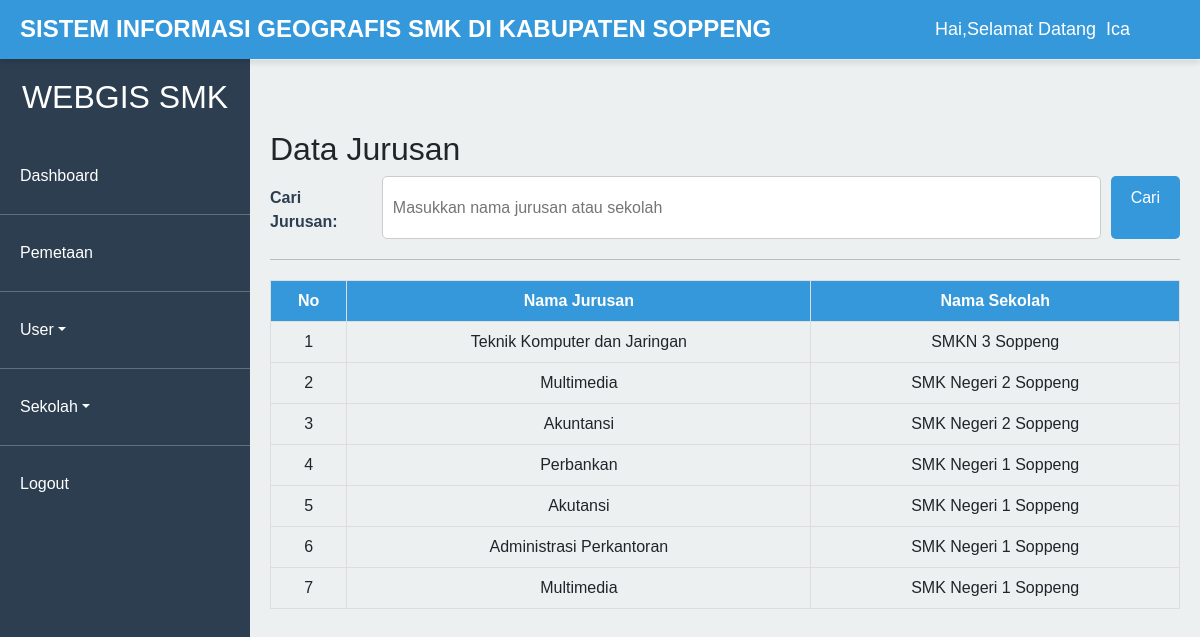
/sekolah/data-jurusan.php (signed in), run on the app's committed database.
### tables this page shows
CREATE TABLE `jurusan` (
  `id_jurusan` int(11) NOT NULL,
  `id_sekolah` int(250) NOT NULL,
  `nama_jurusan` varchar(255) NOT NULL
);

CREATE TABLE `sekolah` (
  `id_sekolah` int(11) NOT NULL,
  `nama_sekolah` varchar(255) NOT NULL,
  `alamat` text NOT NULL,
  `kecamatan` varchar(255) NOT NULL,
  `latitude` varchar(100) NOT NULL,
  `longitude` varchar(100) NOT NULL,
  `telepon` varchar(15) DEFAULT NULL,
  `website` varchar(255) DEFAULT NULL,
  `email` varchar(255) DEFAULT NULL,
  `gambar` varchar(250) NOT NULL
);

### sekolah/data-jurusan.php (the view, shortened to what this page needs)
<?php
include_once "../konek.php";
include_once "../template/header.php";
?>
<div class="dashboard">
    <?php include_once '../template/sidebar.php'; ?>
    <div class="main-content">
        <?php include_once '../template/navbar.php'; ?>
        <div class="content">
            <h2>Data Jurusan</h2>
            <form method="GET" action="data-jurusan.php" class="filter-form">
                <div class="form-group">
                    <label for="keyword" style="margin-top: 10px;">Cari Jurusan:</label>
                    <input type="text" id="keyword" style="width: 80%;" name="keyword" placeholder="Masukkan nama jurusan atau sekolah" value="<?php echo isset($_GET['keyword']) ? htmlspecialchars($_GET['keyword']) : ''; ?>">
                    <button type="submit" class="btn-submit">Cari</button>
                </div>
            </form>
            <hr>
            <table border="1" class="data-table">
                <thead>
                    <tr>
                        <th>No</th>
                        <th>Nama Jurusan</th>
                        <th>Nama Sekolah</th>
                    </tr>
                </thead>
                <tbody>
                    <?php
                    $keyword = isset($_GET['keyword']) ? "%" . $_GET['keyword'] . "%" : "%%";
                    $sql = "SELECT jurusan.nama_jurusan, sekolah.nama_sekolah
                            FROM jurusan
                            INNER JOIN sekolah ON jurusan.id_sekolah = sekolah.id_sekolah
                            WHERE jurusan.nama_jurusan LIKE ? OR sekolah.nama_sekolah LIKE ?
                            ORDER BY jurusan.id_jurusan DESC";
                    $stmt = $conn->prepare($sql);
                    if ($stmt) {
                        $stmt->bind_param("ss", $keyword, $keyword);
                        $stmt->execute();
                        $result = $stmt->get_result();
                        if ($result->num_rows > 0) {
                            $no = 1;
                            while ($row = $result->fetch_assoc()) {
                                echo "<tr>";
                                echo "<td>" . $no++ . "</td>";
                                echo "<td>" . htmlspecialchars($row['nama_jurusan']) . "</td>";
                                echo "<td>" . htmlspecialchars($row['nama_sekolah']) . "</td>";
                                echo "</tr>";
                            }
                        } else {
                            echo "<tr><td colspan='3'>Tidak ada data ditemukan.</td></tr>";
                        }
                    } else {
                        echo "<tr><td colspan='3'>Query tidak valid: " . $conn->error . "</td></tr>";
                    }
                    ?>
                </tbody>
            </table>
        </div>
    </div>
</div>
<?php include_once '../template/footer.php'; ?>

### css/dash.css (style rules this page uses)
body, html { margin: 0; padding: 0; font-family: Arial, sans-serif; box-sizing: border-box; }
.dashboard { display: flex; height: 100vh; margin-top: 60px; }
.main-content { flex: 1; background-color: #ecf0f1; display: flex; flex-direction: column; margin-left: 250px; padding-top: 50px; }
.content { padding: 20px; flex: 1; }
.form-group { margin-bottom: 15px; }
.form-group label { display: block; margin-bottom: 5px; font-weight: bold; color: #2c3e50; }
.form-group input, .form-group select { width: 100%; padding: 10px; font-size: 16px; border: 1px solid #ccc; border-radius: 5px; box-sizing: border-box; }
.btn-submit { display: inline-block; padding: 10px 20px; background-color: #3498db; color: #fff; border: none; border-radius: 5px; font-size: 16px; cursor: pointer; transition: background-color 0.3s ease; }

### template/header.php (style rules this page uses)
body, html { margin: 0; padding: 0; font-family: Arial, sans-serif; box-sizing: border-box; }
.dashboard { display: flex; height: 100vh; margin-top: 60px; }
.main-content { flex: 1; background-color: #ecf0f1; display: flex; flex-direction: column; margin-left: 250px; padding-top: 50px; }
.content { padding: 20px; flex: 1; }
.form-group { margin-bottom: 15px; }
.form-group label { display: block; margin-bottom: 5px; font-weight: bold; color: #2c3e50; }
.form-group input, .form-group select { width: 100%; padding: 10px; font-size: 16px; border: 1px solid #ccc; border-radius: 5px; box-sizing: border-box; }
.btn-submit { display: flex; margin-left: auto; padding: 10px 20px; background-color: #3498db; color: #fff; border: none; border-radius: 5px; font-size: 16px; cursor: pointer; transition: background-color 0.3s ease; }
.content { padding: 20px; }
.filter-form { margin-bottom: 20px; }
.filter-form .form-group { display: flex; gap: 10px; margin-bottom: 10px; }
.data-table { width: 100%; border-collapse: collapse; margin-top: 20px; }
.data-table th, .data-table td { border: 1px solid #ddd; padding: 8px; text-align: center; }
.data-table th { background-color: #3498db; color: white; }

### data on the page
jurusan: nama_jurusan "Teknik Komputer dan Jaringan", id_sekolah.nama_sekolah "SMKN 3 Soppeng"
jurusan: nama_jurusan "Multimedia", id_sekolah.nama_sekolah "SMK Negeri 2 Soppeng"
jurusan: nama_jurusan "Akuntansi", id_sekolah.nama_sekolah "SMK Negeri 2 Soppeng"
jurusan: nama_jurusan "Perbankan", id_sekolah.nama_sekolah "SMK Negeri 1 Soppeng"
jurusan: nama_jurusan "Akutansi", id_sekolah.nama_sekolah "SMK Negeri 1 Soppeng"
jurusan: nama_jurusan "Administrasi Perkantoran", id_sekolah.nama_sekolah "SMK Negeri 1 Soppeng"
jurusan: nama_jurusan "Multimedia", id_sekolah.nama_sekolah "SMK Negeri 1 Soppeng"

### other printed values
$_SESSION['username'] "Ica"
